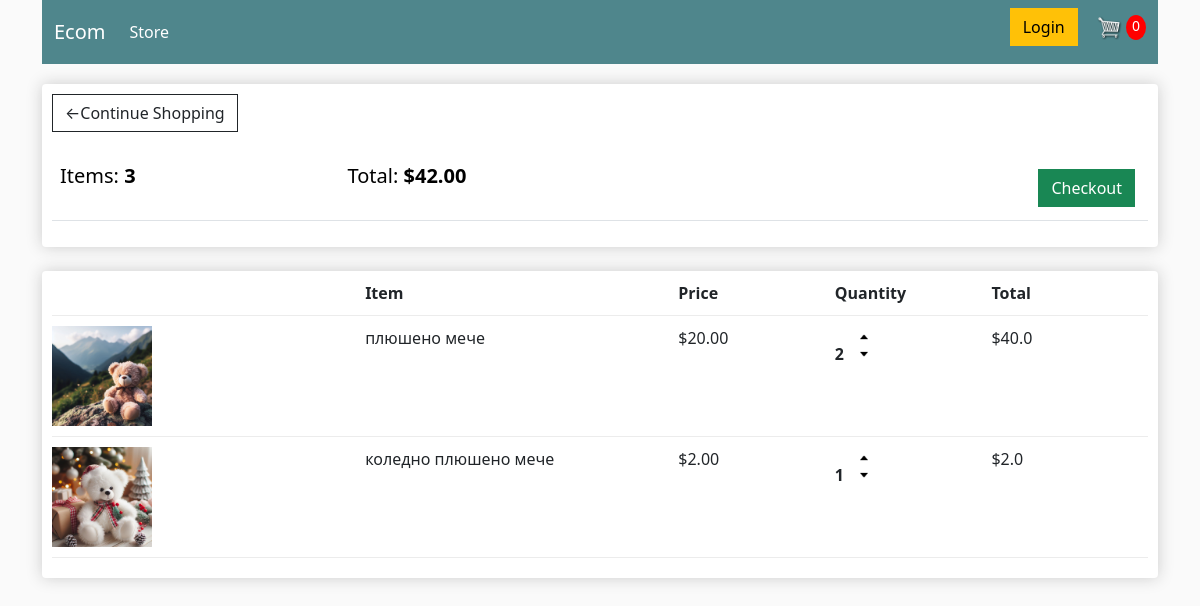
The app's page /cart/ (signed in) with its own data.
### boards/models.py (models this page shows, shortened)
class Order(models.Model):
    customer=models.ForeignKey(Customer, on_delete=models.SET_NULL, blank=True, null=True)
    date_ordered=models.DateTimeField(auto_now_add=True)
    complete=models.BooleanField(default=False, null=True, blank=False)
    transaction_id=models.CharField(max_length=200, null=True)
    @property
    def get_cart_total(self):
        orderitems=self.orderitem_set.all()
        total=sum([item.get_total for item in orderitems])
        return total
    @property
    def get_cart_items(self):
        orderitems=self.orderitem_set.all()
        total=sum([item.quantity for item in orderitems])
        return total

class OrderItem(models.Model):
     product=models.ForeignKey(Product, on_delete=models.SET_NULL, blank=True, null=True)
     order=models.ForeignKey(Order, on_delete=models.SET_NULL, blank=True,null=True)
     quantity=models.IntegerField(default=0, null=True, blank=True)
     date_added=models.DateTimeField(auto_now_add=True)
     @property
     def get_total(self):
         total=self.product.price*self.quantity
         return total

class Product(models.Model):
    name=models.CharField(max_length=200, null=True)
    price=models.FloatField()
    digital=models.BooleanField(default=False, null=True, blank=False)
    image=models.ImageField(null=True,)

### boards/views.py (the view)
# urls.py: path('cart/',views.cart, name='cart'),
def cart(request):
    if request.user.is_authenticated:
        customer=request.user.customer
        order,created=Order.objects.get_or_create(customer=customer, complete=False)
        items=order.orderitem_set.all()
    else:
        items=[]
        order={'get_cart_total':0,'get_cart_items':0}
    context={'items':items, 'order':order}
    return render(request,'store/cart.html', context)

### boards/templates/store/cart.html
{%extends 'store/main.html'%}
{%load static %}
{%block content%}
    <div class="row">
        <div class="col-lg-12">
            <div  class='box-element'>
                <a class="btn btn-outline-dark" href="{%url 'store'%}">&#x2190;Continue Shopping</a>
                <br>
                <br>
                <table class="table">
                    <tr>
                        <th>
                            <h5>Items: <strong>{{order.get_cart_items}}</strong>
                            </h5>
                        </th>
                        <th>
                            <h5>Total: <strong>${{order.get_cart_total|floatformat:2}}</strong>
                            </h5>
                        </th>
                        <th>
                            <a style="float:right;  margin:5px;" class="btn btn-success" href="{%url 'checkout'%}">Checkout</a>
                        </th>
                    </tr>
                </table>
            </div>
            <br>
            <div class='box-element'>
                <div style="display:flex;" class="cart-row">
                    <div style="flex:2"></div>
                    <div style="flex:2"><strong>Item</strong></div>
                    <div style="flex:1"><strong>Price</strong></div>
                    <div style="flex:1"><strong>Quantity</strong></div>
                    <div style="flex:1"><strong>Total</strong></div>
                </div>
                {%for item in items%}
                <div style="display:flex;" class="cart-row">
                    <div style="flex:2"><img class='row-image' src="{{item.product.image.url}}"></div>
                    <div style="flex:2">{{item.product.name}}</div>
                    <div style="flex:1">${{item.product.price|floatformat:2}}</div>
                    <div style="flex:1">
                        <p class="quantity">{{item.quantity}}</p>
                            <div class="quantity">
                                <img class="chg-quantity" src="{%static 'images/arrow1.png'%}">
                                <img class="chg-quantity" src="{%static 'images/arrow2.png'%}">
                            </div>
                    </div>
                    <div style="flex:1">${{item.get_total}}</div>
                </div>
                {%endfor%}
            </div>
        </div>
    </div>
{%endblock content%}

### static/css/3 copy.css (style rules this page uses)
body { background-color: hsl(0,0%,98% ); }
h1,h2,h3,h4,h5,h6 { color:hsl(0,0% 30%); }
.box-element { box-shadow: hsl(0,0%, 80%)0 0 16px; background-color: #fff; border-radius: 4px; padding:10px; }
.col-lg-4, .col-lg-6, .col-lg-8, .col-lg-12 { margin-top:20px; }
.btn { border-radius:0; }
.row-image { width:100px; }
.cart-row { display:inline-block; align-items:flex-stretch; padding-bottom: 10px; margin-bottom: 10px; border-bottom: 1px solid #ececec; }
.quantity { display:inline-block; font-weight:700; padding-right: 10px; }
.chg-quantity { width:12px; cursor:pointer; display:block; margin-top:5px; transition:.1s; }

### records on screen
Order: get_cart_items "3", get_cart_total "42.00"
OrderItem: product.image (picture), product.name "плюшено мече", product.price "20.00", quantity "2", get_total "40.0"
OrderItem: product.image (picture), product.name "коледно плюшено мече", product.price "2.00", quantity "1", get_total "2.0"
